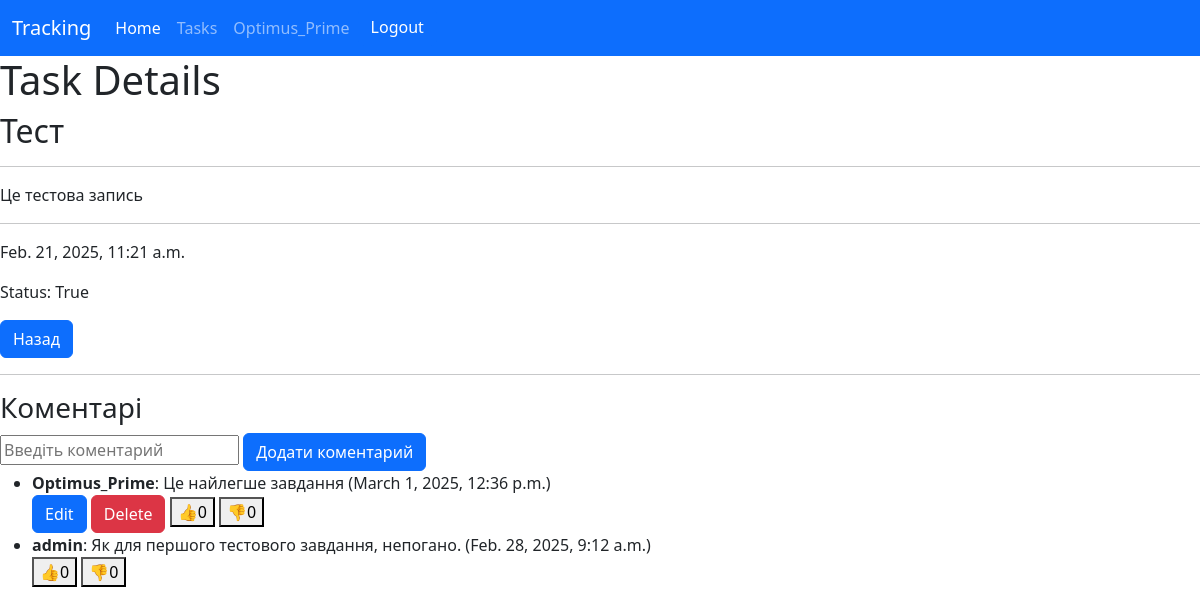
/task-detail/1/ (signed in), run on the app's committed database.
### tracking_system/models.py (models this page shows, shortened)
class Task(models.Model):
    user = models.ForeignKey(User, on_delete=models.CASCADE)
    title = models.CharField(max_length=200)
    start = models.DateTimeField()
    end = models.DateTimeField()
    description = models.TextField()
    status = models.BooleanField()
    prioritet = models.IntegerField()
    permission = models.BooleanField()
    class Meta:
        ordering = ['start']

class Comments(models.Model):
    text = models.TextField()
    likes = models.IntegerField(default=0)
    dislikes = models.IntegerField(default=0)
    user = models.ForeignKey(User, on_delete=models.CASCADE)
    task = models.ForeignKey(Task, on_delete=models.CASCADE, related_name='comments')
    created_at = models.DateTimeField(auto_now_add=True)
    class Meta:
        verbose_name = "Comment"
        verbose_name_plural = "Comments"
        ordering = ["-created_at"]

### tracking_system/views.py (the view)
# urls.py: path('task-detail/<int:task_id>/', views.task_detail, name='task-detail'),
def task_detail(request, task_id):
    task = Task.objects.get(id=task_id)
    comments = Comments.objects.filter(task=task)
    if request.method == 'POST':
        comment = request.POST.get('comment')
        Comments.objects.create(user=request.user, task=task, comment=comment)
        return redirect('task-detail', id=task_id)
    return render(request, template_name='tracking/task_detail.html', context={'task': task, 'comments': comments})

### templates/tracking/task_detail.html (shortened to what this page needs)
{% extends "base.html" %}
{% load static %}
{% block content %}
<h1>Task Details</h1>
<h2>{{ task.title }}</h2>
<hr>
<p>{{ task.description }}</p>
<hr>
<p>{{ task.start }}</p>
<p>Status: {{ task.status }}</p>
<a class="btn btn-primary" href="{% url 'index' %}">Назад</a>
<hr>
<h3>Коментарі</h3>
{% if  request.user.is_authenticated %}
    <form id="comment-form" method="POST" action="{% url 'task-comment' task.id %}">
        <input type="text" id="comment-text" name="text" placeholder="Введіть коментарий">
        <button class="btn btn-primary" type="submit">Додати коментарий</button>
    </form>
{% else %}
    <p>Треба авторизуватись, щоб створити коментарі</p>
    <a href="{% url 'login' %}">Авторизуватись</a>
{% endif %}
<ul id="comment-list">
    {% for comment in task.comments.all %}
      <li>
        <strong>{{ comment.user.username }}</strong>: {{comment.text}} ({{ comment.created_at }})
        <br>
        {% if request.user == comment.user %}
        <button class="edit-btn btn btn-primary" data-task-id="{{ task.id }}" data-comment-id="{{ comment.id }}">
            Edit
        </button>
        <button class="delete-btn btn btn-danger" data-task-id="{{ task.id }}" data-comment-id="{{ comment.id }}">
            Delete
        </button>
        {% endif %}
        <button class="like-btn" data-comment-id="{{ comment.id }}" data-task-id="{{ task.id }}">👍<span id="like-count-{{ comment.id }}">{{ comment.likes }}</span></button>
        <button class="dislike-btn" data-comment-id="{{ comment.id }}" data-task-id="{{ task.id }}">👎<span id="dislike-count-{{ comment.id }}" >{{ comment.dislikes }}</span></button>
    </li>
    {% endfor %}
</ul>
{% endblock %}

### templates/base.html (shortened to what this page needs)
<!DOCTYPE html>
<html lang="en">
<head>
    <link href="https://cdn.jsdelivr.net/npm/bootstrap@5.3.3/dist/css/bootstrap.min.css" rel="stylesheet">
</head>
<body>
    <nav class="navbar navbar-expand-lg bg-primary" data-bs-theme="dark">
        <div class="container-fluid">
            <a class="navbar-brand" href="{% url 'index' %}">Tracking</a>
            <div class="collapse navbar-collapse" id="navbarNavAltMarkup">
                <div class="navbar-nav">
                    <a class="nav-link active" aria-current="page" href="{% url 'index' %}">Home</a>
                    <a class="nav-link" href="{% url 'task' %}">Tasks</a>
                    {% if  request.user.is_authenticated %}
                        <a class="nav-link" href="{% url 'user' %}"> {{user.username}} </a>
                        <form action="{% url 'logout' %}" method="post">
                            <button type="submit" class="btn btn-primary">Logout</button>
                        </form>
                    {% else %}
                        <a class="nav-link" href="{% url 'login' %}">Login</a>
                    {% endif %}
                </div>
            </div>
        </div>
    </nav>
    {% load static %}
    {% block content %}
    {% endblock %}
</body>
</html>

### data on the page
Task: title "Тест", description "Це тестова запись", start "Feb. 21, 2025, 11:21 a.m.", status "True"
Comments: user.username "Optimus_Prime", text "Це найлегше завдання", created_at "March 1, 2025, 12:36 p.m.", likes "0", dislikes "0"
Comments: user.username "admin", text "Як для першого тестового завдання, непогано.", created_at "Feb. 28, 2025, 9:12 a.m.", likes "0", dislikes "0"

### other printed values
{{ user.username }} "Optimus_Prime"
